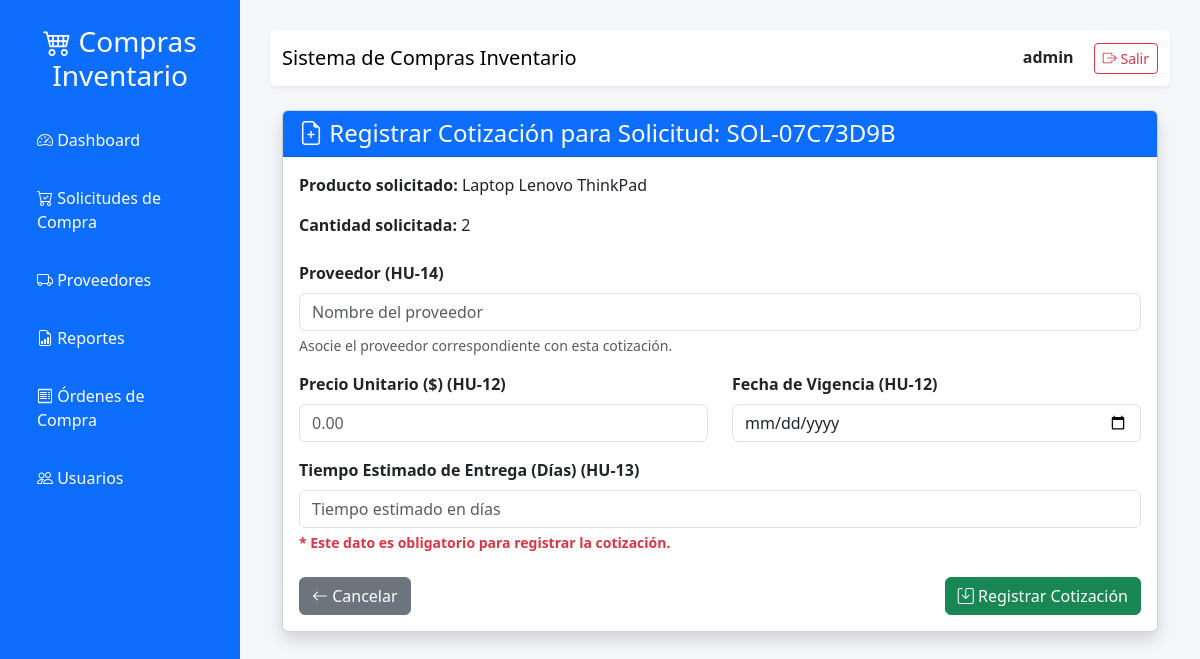
Screenshot of /solicitudes/3/cotizaciones/nueva/ (signed in) with the database file from the repository.
### Compras_APP/models.py (models this page shows, shortened)
class SolicitudCompra(models.Model):
    ESTADO_PENDIENTE = "PENDIENTE"
    ESTADO_APROBADA = "APROBADA"
    ESTADO_RECHAZADA = "RECHAZADA"
    ESTADOS = [
        (ESTADO_PENDIENTE, 'Pendiente'),
        (ESTADO_APROBADA, 'Aprobada'),
        (ESTADO_RECHAZADA, 'Rechazada'),
    ]
    codigo = models.CharField(
        max_length=20,
        unique=True,
        editable=False
    )
    justificacion = models.TextField(blank=True, default="")
    producto = models.CharField(max_length=150)
    descripcion = models.TextField(blank=True)
    cantidad = models.PositiveIntegerField()
    solicitante = models.ForeignKey(
        Usuario,
        on_delete=models.CASCADE
    )
    fecha_registro = models.DateTimeField(
        auto_now_add=True
    )
    estado = models.CharField(
        max_length=15,
        choices=ESTADOS,
        default="PENDIENTE"
    )

### Compras_APP/views.py (the view)
@login_required
def registrar_cotizacion_view(request, pk):
    solicitud = get_object_or_404(SolicitudCompra, pk=pk)
    if request.method == "POST":
        form = CotizacionForm(request.POST)
        if form.is_valid():
            cotizacion = form.save(commit=False)
            cotizacion.solicitud = solicitud  # HU-14: Asociar proveedor con la solicitud de compra
            cotizacion.save()
            registrar_auditoria(
                request.user if request.user.is_authenticated else None,
                "Registrar cotización",
                f"Cotización de {cotizacion.proveedor} registrada para {solicitud.codigo} con tiempo de entrega {cotizacion.tiempo_entrega} días"
            )
            return redirect("lista_cotizaciones", pk=solicitud.id)
    else:
        form = CotizacionForm()
    return render(
        request,
        "solicitudes/registrar_cotizacion.html",
        {
            "form": form,
            "solicitud": solicitud
        }
    )

### Compras_APP/forms.py (shortened to what this page needs)
class CotizacionForm(forms.ModelForm):
    class Meta:
        model = Cotizacion
        fields = [
            "proveedor",
            "precio_unitario",
            "vigencia",
            "tiempo_entrega"
        ]
        widgets = {
            "vigencia": forms.DateInput(attrs={"type": "date", "class": "form-control"}),
            "proveedor": forms.TextInput(attrs={"class": "form-control", "placeholder": "Nombre del proveedor"}),
            "precio_unitario": forms.NumberInput(attrs={"class": "form-control", "step": "0.01", "placeholder": "0.00"}),
            "tiempo_entrega": forms.NumberInput(attrs={"class": "form-control", "placeholder": "Tiempo estimado en días"}),
        }

### Compras_APP/templates/solicitudes/registrar_cotizacion.html (shortened to what this page needs)
{% extends "base.html" %}
{% block content %}
<div class="container mt-4">
    <div class="card shadow">
        <div class="card-header bg-primary text-white">
            <h4 class="mb-0">
                <i class="bi bi-file-earmark-plus"></i>
                Registrar Cotización para Solicitud: {{ solicitud.codigo }}
            </h4>
        </div>
        <div class="card-body">
            <p><strong>Producto solicitado:</strong> {{ solicitud.producto }}</p>
            <p><strong>Cantidad solicitada:</strong> {{ solicitud.cantidad }}</p>
            <form method="post" class="needs-validation mt-4" novalidate>
                <div class="mb-3">
                    <label for="id_proveedor" class="form-label fw-bold">Proveedor (HU-14)</label>
                    {{ form.proveedor }}
                    <div class="form-text text-muted">
                        Asocie el proveedor correspondiente con esta cotización.
                    </div>
                </div>
                <div class="row">
                    <div class="col-md-6 mb-3">
                        <label for="id_precio_unitario" class="form-label fw-bold">Precio Unitario ($) (HU-12)</label>
                        {{ form.precio_unitario }}
                    </div>
                    <div class="col-md-6 mb-3">
                        <label for="id_vigencia" class="form-label fw-bold">Fecha de Vigencia (HU-12)</label>
                        {{ form.vigencia }}
                    </div>
                </div>
                <div class="mb-3">
                    <label for="id_tiempo_entrega" class="form-label fw-bold">Tiempo Estimado de Entrega (Días) (HU-13)</label>
                    {{ form.tiempo_entrega }}
                    <div class="form-text text-danger fw-semibold">
                        * Este dato es obligatorio para registrar la cotización.
                    </div>
                </div>
                <div class="d-flex justify-content-between mt-4">
                    <a href="{% url 'lista_solicitudes' %}" class="btn btn-secondary">
                        <i class="bi bi-arrow-left"></i> Cancelar
                    </a>
                    <button type="submit" class="btn btn-success">
                        <i class="bi bi-save"></i> Registrar Cotización
                    </button>
                </div>
            </form>
        </div>
    </div>
</div>
{% endblock %}

### Compras_APP/templates/base.html (shortened to what this page needs)
{% load static %}
<!DOCTYPE html>
<html lang="es">
<head>
    <link href="https://cdn.jsdelivr.net/npm/bootstrap@5.3.7/dist/css/bootstrap.min.css" rel="stylesheet">
    <link rel="stylesheet"
          href="https://cdn.jsdelivr.net/npm/bootstrap-icons@1.13.1/font/bootstrap-icons.min.css">
    <link rel="stylesheet" href="{% static 'css/styles.css' %}">
</head>
<body>
<div class="wrapper">
    <aside class="sidebar">
        <h3 class="text-center mb-4">
            <i class="bi bi-cart4"></i>
            Compras Inventario
        </h3>
        <a href="{% url 'dashboard' %}">
            <i class="bi bi-speedometer2"></i>
            Dashboard
        </a>
        <a href="{% url 'lista_solicitudes' %}">
            <i class="bi bi-cart-check"></i>
            Solicitudes de Compra
        </a>
        <a href="#">
            <i class="bi bi-truck"></i>
            Proveedores
        </a>
        <a href="#">
            <i class="bi bi-file-earmark-bar-graph"></i>
            Reportes
        </a>
        <a href="{% url 'lista_ordenes' %}">
    <i class="bi bi-receipt"></i>
    Órdenes de Compra
</a>
        {% if request.user.groups.all.0.name == "Administrador" %}
<a href="{% url 'usuarios' %}">
    <i class="bi bi-people"></i>
    Usuarios
</a>
{% endif %}
    </aside>
    <main class="content">
        <nav class="navbar navbar-light bg-white shadow-sm rounded mb-4">
            <div class="container-fluid">
                <span class="navbar-brand">
                    Sistema de Compras Inventario
                </span>
                <div>
                    <strong>{{ request.user.username }}</strong>
                    <a href="{% url 'logout' %}"
                       class="btn btn-outline-danger btn-sm ms-3">
                        <i class="bi bi-box-arrow-right"></i>
                        Salir
                    </a>
                </div>
            </div>
        </nav>
        {% block content %}
        {% endblock %}
    </main>
</div>
</body>
</html>

### Compras_APP/static/css/styles.css (style rules this page uses)
body { margin:0; font-family:Segoe UI, sans-serif; background:#f5f7fa; }
.wrapper { display:flex; min-height:100vh; }
.sidebar { width:240px; background:#0d6efd; color:white; padding:25px; }
.sidebar h3 { color:white; }
.sidebar a { display:block; color:white; text-decoration:none; padding:12px; border-radius:10px; margin-bottom:10px; }
.content { flex:1; padding:30px; background:#f5f7fa; }

### rows the page displays
SolicitudCompra: codigo "SOL-07C73D9B", producto "Laptop Lenovo ThinkPad", cantidad "2"

### other values shown
{{ request.user.username }} "admin"
